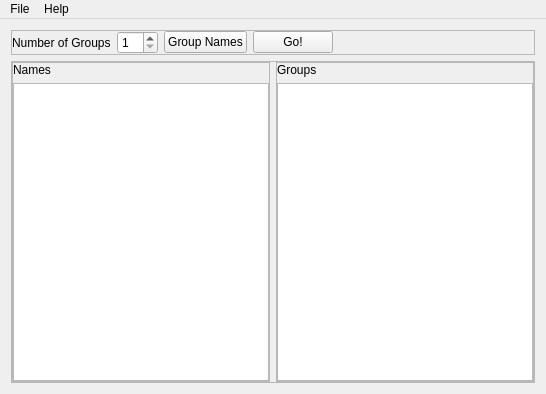
<?xml version="1.0" encoding="UTF-8"?>
<ui version="4.0">
 <class>MainWindow</class>
 <widget class="QMainWindow" name="MainWindow">
  <property name="geometry">
   <rect>
    <x>0</x>
    <y>0</y>
    <width>546</width>
    <height>394</height>
   </rect>
  </property>
  <property name="windowTitle">
   <string>BShuffle</string>
  </property>
  <widget class="QWidget" name="centralWidget">
   <layout class="QVBoxLayout" name="verticalLayout">
    <item>
     <widget class="QFrame" name="frame_2">
      <property name="frameShape">
       <enum>QFrame::StyledPanel</enum>
      </property>
      <property name="frameShadow">
       <enum>QFrame::Raised</enum>
      </property>
      <layout class="QHBoxLayout" name="horizontalLayout_2">
       <property name="margin">
        <number>0</number>
       </property>
       <item>
        <widget class="QLabel" name="numGroupsLabel">
         <property name="text">
          <string>Number of Groups</string>
         </property>
        </widget>
       </item>
       <item>
        <widget class="QSpinBox" name="numGroupsSpinner">
         <property name="minimum">
          <number>1</number>
         </property>
        </widget>
       </item>
       <item>
        <widget class="QPushButton" name="groupNamesButton">
         <property name="text">
          <string>Group Names</string>
         </property>
        </widget>
       </item>
       <item>
        <widget class="QPushButton" name="goButton">
         <property name="text">
          <string>Go!</string>
         </property>
        </widget>
       </item>
       <item>
        <spacer name="horizontalSpacer">
         <property name="orientation">
          <enum>Qt::Horizontal</enum>
         </property>
         <property name="sizeHint" stdset="0">
          <size>
           <width>40</width>
           <height>20</height>
          </size>
         </property>
        </spacer>
       </item>
      </layout>
     </widget>
    </item>
    <item>
     <widget class="QFrame" name="frame">
      <property name="frameShape">
       <enum>QFrame::StyledPanel</enum>
      </property>
      <property name="frameShadow">
       <enum>QFrame::Raised</enum>
      </property>
      <layout class="QHBoxLayout" name="horizontalLayout">
       <property name="margin">
        <number>0</number>
       </property>
       <item>
        <widget class="QFrame" name="frame_3">
         <property name="frameShape">
          <enum>QFrame::StyledPanel</enum>
         </property>
         <property name="frameShadow">
          <enum>QFrame::Raised</enum>
         </property>
         <layout class="QVBoxLayout" name="verticalLayout_2">
          <property name="margin">
           <number>0</number>
          </property>
          <item>
           <widget class="QLabel" name="namesLabel">
            <property name="text">
             <string>Names</string>
            </property>
           </widget>
          </item>
          <item>
           <widget class="QTextEdit" name="namesEdit"/>
          </item>
         </layout>
        </widget>
       </item>
       <item>
        <widget class="QFrame" name="frame_4">
         <property name="frameShape">
          <enum>QFrame::StyledPanel</enum>
         </property>
         <property name="frameShadow">
          <enum>QFrame::Raised</enum>
         </property>
         <layout class="QVBoxLayout" name="verticalLayout_3">
          <property name="margin">
           <number>0</number>
          </property>
          <item>
           <widget class="QLabel" name="groupsLabel">
            <property name="text">
             <string>Groups</string>
            </property>
           </widget>
          </item>
          <item>
           <widget class="QTextEdit" name="groupsEdit"/>
          </item>
         </layout>
        </widget>
       </item>
      </layout>
     </widget>
    </item>
   </layout>
  </widget>
  <widget class="QMenuBar" name="menuBar">
   <property name="geometry">
    <rect>
     <x>0</x>
     <y>0</y>
     <width>546</width>
     <height>21</height>
    </rect>
   </property>
   <widget class="QMenu" name="menuFile">
    <property name="title">
     <string>File</string>
    </property>
    <addaction name="actionExit"/>
   </widget>
   <widget class="QMenu" name="menuHelp">
    <property name="title">
     <string>Help</string>
    </property>
    <addaction name="actionAbout"/>
    <addaction name="actionAbout_QT"/>
   </widget>
   <addaction name="menuFile"/>
   <addaction name="menuHelp"/>
  </widget>
  <action name="actionExit">
   <property name="text">
    <string>Exit</string>
   </property>
  </action>
  <action name="actionAbout">
   <property name="text">
    <string>About BShuffle</string>
   </property>
  </action>
  <action name="actionAbout_QT">
   <property name="text">
    <string>About QT</string>
   </property>
  </action>
 </widget>
 <layoutdefault spacing="6" margin="11"/>
 <resources/>
 <connections/>
</ui>
